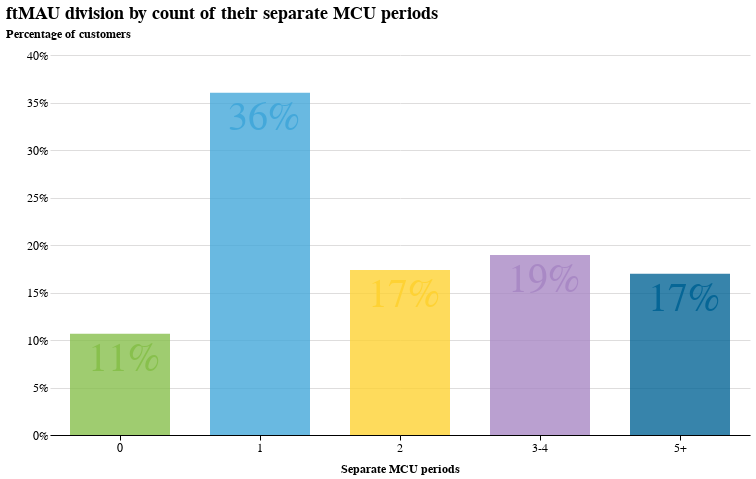

Notebook cell for this chart:
### Markdown cell above
# MCU categorisation
Vladas Jankus<br/>
2022-03-31

This short study will look at the ways MCU customers can be categorised into different groups according to the common traits that they display in their card activity. This study can be used for reference in further research when MCU categorisation is required.

## TL;DR
We can currently distinguish three categories of active MCUs and two categories of inactive MCUs. In total five MCU categories + potential MCUs. Below are all MCU groups listed, please read the study to understand how we came up with them.
1. **Continuous MCUs** - all active MCUs with over 90% of MCU activity. We can expect these customers to be the drivers of all KPIs. An assumption that can later be tested and hopefully confirmed.
2. **Sporadic MCUs** - all active MCUs that have already lapsed 3+ times. Showing that they tend to lapse and return using their card.
3. **Undecided MCUs** - these are all active MCUs that are <90% with their overall activity and have 1-2 MCU periods. Showing that they don't lapse frequently. These MCUs should either end up with Sporadic MCUs if they stop and return a couple of more times, or end up in the continuous MCU bracket if they remain continuously active.
4. **Dormant MCUs** - all inactive MCUs that have been inactive for less than 6 months. They can still potentially return using their card and could show similar traits to sporadic MCUs.
5. **Lapsed MCUs** - all inactive MCUs that have been inactive for over 6 months. They are unlikely to return using their card.
6. **Potential MCUs** - these are the customers that have topped up and have not used their card yet, but have an open N26 account. They are not really MCUs, but for some analyses it might be useful to include this group. Let's see how this split looks on our current MCU base.

Please feel free to email or slack the author if you see errors or have suggestions!

### Contents:
* [1. Count of MCU periods](#section1)
* [2. MCU rate](#section2)
* [3. MCU rate cross with MCU periods](#section3)
* [4. MCU categorisation by lapse](#section4)
* [5. A word on MCU periods vs. activity vs. lapse](#section5)
* [6. Final categorisation](#section6)

#### Terms
Here you can find main terms that are going to be used here.
1. MCU - monthly card user.
2. MCU period - a stretch of time that customer has been an MCU. After card use a customer becomes an MCU for 35 days and this period is extended with continuous card usage. One customer can have multiple MCU periods e.g. when they stop using their card for long (>35 days) stretches and then return.
3. MCU rate - percentage of time the customer was an MCU. e.g. 90% means that the customer was active with their card 90% of the time.
4. Dormant vs lapsed MCU - we distinguish two types of inactive MCUs based on the likelihood of returning. Dormant MCU is someone who lapsed and will likely return using their card. Lapsed MCU is a customer who has an open N26 account, but is unlikely to return using his card.
5. ftMAU - customer who has topped up his account and therefore has been a first time MAU.

## 1. Count of lapses <a name="section1"></a>
The first obvious category to explore is the count of lapses. This causes customers to have multiple MCU periods. The main assumption here is, that a customer with one long MCU period displays a very different behaviour from a customer that keeps lapsing and relapsing.

Note that the chart below shows MCU periods. Every MCU period ends with a lapse. customers with 0 MCU periods are the ones who have an open N26 account, have topped up, but have never made a card transaction.

### Code cell
data = mcu_periods
xaxis = "mcu_periods"
yaxis = "rate"

x_axis_title = "Separate MCU periods"
y_axis_title = "Percentage of customers"
chart_title = "ftMAU division by count of their separate MCU periods"

base = alt.Chart(data).encode(x=alt.X(xaxis + ":O", axis=alt.Axis(title=x_axis_title)))

bar = base.mark_bar(size=100).encode(
    y=alt.Y(
        yaxis + ":Q",
        axis=alt.Axis(title=y_axis_title, format=".0%", grid=True),
        scale=alt.Scale(),
    ),
    color=alt.Color("mcu_periods", legend=None),
)
bar_labels = bar.mark_text(dx=40, dy=25, size=40).encode(
    y=alt.Y(yaxis + ":Q", axis=None), text=alt.Text(yaxis + ":N", format=".0%")
)

nearest = alt.selection(
    type="single", nearest=True, on="mouseover", fields=[xaxis], empty="none"
)
selectors = (
    base.mark_point()
    .encode(
        alt.X(xaxis + ":O"),
        opacity=alt.value(0),
    )
    .add_selection(nearest)
)
text_bar = base.mark_text(align="left", dx=-33, dy=25, size=40, color="#fff").encode(
    y=alt.Y(yaxis + ":Q", axis=None),
    text=alt.condition(nearest, yaxis + ":Q", alt.value(" "), format=".0%"),
)
bar_select = bar.mark_bar(size=100).encode(
    y=alt.Y(yaxis + ":Q", axis=None),
    opacity=alt.condition(nearest, alt.value(1), alt.value(0)),
)

alt.layer(bar, bar_labels, selectors, bar_select, text_bar).properties(
    title=chart_title
).resolve_scale(y="independent").configure(background="#fff")

### Figure 1 — Vega-Lite specification as saved in the notebook (floating-point values rounded to 4 significant figures)
{"width": 700, "height": 380, "config": {"title": {"fontSize": 18, "font": "Karla", "anchor": "start", "fontColor": "#000000"}, "axisX": {"domain": true, "domainColor": "#000000", "domainWidth": 1, "grid": false, "labelFont": "Montserrat", "labelFontSize": 12, "labelAngle": 0, "tickColor": "#000000", "tickSize": 5, "titleFont": "Karla", "titleFontSize": 12, "titlePadding": 10, "title": "X Axis Title (units)"}, "axisY": {"domain": false, "grid": true, "gridColor": "#DEDDDD", "gridWidth": 1, "labelFont": "Montserrat", "labelFontSize": 12, "labelAngle": 0, "ticks": false, "titleFont": "Karla", "titleFontSize": 12, "titlePadding": 10, "title": "Y Axis Title (units)", "titleAngle": 0, "titleY": -15, "titleX": 18}, "range": {"category": ["#88C04D", "#44A8DA", "#FED234", "#A989C5", "#066696", "#FC97C2", "#FF8360", "#B7ABC2"], "diverging": ["#cfe8f3", "#a2d4ec", "#73bfe2", "#46abdb", "#1696d2", "#12719e"]}, "legend": {"labelFont": "Montserrat", "labelFontSize": 12, "symbolType": "square", "symbolSize": 100, "titleFont": "Karla", "titleFontSize": 12, "title": "", "orient": "none", "direction": "horizontal", "titleAnchor": "middle"}, "view": {"stroke": "transparent"}, "background": "#fff", "area": {"fill": "#88C04D"}, "line": {"color": "#88C04D", "stroke": "#88C04D", "strokeWidth": 5}, "trail": {"color": "#88C04D", "stroke": "#88C04D", "strokeWidth": 0, "size": 1}, "path": {"stroke": "#88C04D", "strokeWidth": 0.5}, "point": {"filled": true}, "text": {"font": "Montserrat", "color": "#88C04D", "fontSize": 11, "align": "right", "fontWeight": 400, "size": 11}, "bar": {"size": 40, "binSpacing": 1, "opacity": 0.8, "continuousBandSize": 30, "discreteBandSize": 30, "fill": "#88C04D", "stroke": false}}, "layer": [{"mark": {"type": "bar", "size": 100}, "encoding": {"color": {"field": "mcu_periods", "legend": null, "type": "nominal"}, "x": {"axis": {"title": "Separate MCU periods"}, "field": "mcu_periods", "type": "ordinal"}, "y": {"axis": {"format": ".0%", "grid": true, "title": "Percentage of customers"}, "field": "rate", "scale": {}, "type": "quantitative"}}}, {"mark": {"type": "text", "dx": 40, "dy": 25, "size": 40}, "encoding": {"color": {"field": "mcu_periods", "legend": null, "type": "nominal"}, "text": {"field": "rate", "format": ".0%", "type": "nominal"}, "x": {"axis": {"title": "Separate MCU periods"}, "field": "mcu_periods", "type": "ordinal"}, "y": {"axis": null, "field": "rate", "type": "quantitative"}}}, {"mark": "point", "encoding": {"opacity": {"value": 0}, "x": {"field": "mcu_periods", "type": "ordinal"}}, "selection": {"selector001": {"type": "single", "nearest": true, "on": "mouseover", "fields": ["mcu_periods"], "empty": "none"}}}, {"mark": {"type": "bar", "size": 100}, "encoding": {"color": {"field": "mcu_periods", "legend": null, "type": "nominal"}, "opacity": {"condition": {"value": 1, "selection": "selector001"}, "value": 0}, "x": {"axis": {"title": "Separate MCU periods"}, "field": "mcu_periods", "type": "ordinal"}, "y": {"axis": null, "field": "rate", "type": "quantitative"}}}, {"mark": {"type": "text", "align": "left", "color": "#fff", "dx": -33, "dy": 25, "size": 40}, "encoding": {"text": {"condition": {"field": "rate", "format": ".0%", "type": "quantitative", "selection": "selector001"}, "value": " "}, "x": {"axis": {"title": "Separate MCU periods"}, "field": "mcu_periods", "type": "ordinal"}, "y": {"axis": null, "field": "rate", "type": "quantitative"}}}], "data": {"name": "data-9464cb9cba50fae40093aeda0f868506"}, "resolve": {"scale": {"y": "independent"}}, "title": "ftMAU division by count of their separate MCU periods", "$schema": "https://vega.github.io/schema/vega-lite/v4.17.0.json", "datasets": {"data-9464cb9cba50fae40093aeda0f868506": [{"mcu_periods": "5+", "rate": 0.1697}, {"mcu_periods": "1", "rate": 0.3604}, {"mcu_periods": "2", "rate": 0.1737}, {"mcu_periods": "3-4", "rate": 0.1895}, {"mcu_periods": "0", "rate": 0.1067}]}}
